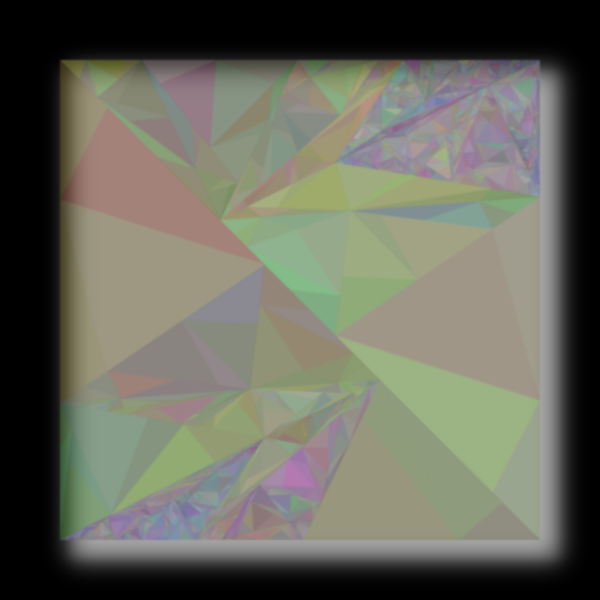
Frame 1 (no input)
Frame 2 (the mouse pressed at the canvas centre, redrawn once): identical to frame 1, image omitted

The p5.js sketch that drew this single still picture (run headless with seeded random() and noise() and a simulated clock; the mouse was pressed at the canvas centre and the sketch redrawn once):

// p5.js sketch
// ── sketch.js
//forked from: https://tylerxhobbs.com/essays/2017/aesthetically-pleasing-triangle-subdivision




var size;
var cavasSize;
var iterations;
var buffer;
var canvasSize;
var buffOffset;
var squareSize;
var maxDepth;
var rG;
var staticRand;

function setup() {
  w = 600;
  var canvas;
    if(windowWidth>=600 && windowHeight >=600){
      canvas = createCanvas(600, 600);
    }
    else{
      canvas = createCanvas(windowWidth, windowHeight - 100);
    }

  var x = (windowWidth - width) / 2;
  var y = (windowHeight - height) / 2;

  canvas.position(x, y);
  background(0);
  noStroke();

 let seed = floor(random(100000000));
  //console.log(seed);
  createP(`Seed: ${seed}`);
  randomSeed(seed);
  angleMode(RADIANS);
  canvasSize = 600;
  buffer = .1;
  buffOffset = canvasSize * buffer;
  squareSize = canvasSize * (1 - buffer);
  background(0);
  //set drawing params
  strokeWeight(.5);
  fill(255);
  rG = [];
  staticRand = [];
  
  depthTable = [];
  
  

  size = 10;
  iterations = 0;
  maxDepth = 12;
  
  for (var l = 0; l < maxDepth * 2; l++){
    staticRand[l] = random();
  }
  
  //precalculate the random values for gaussian displacement and the depths
  for (var l = 0; l < maxDepth*2; l++){
    rG[l] = [randomGaussian(),randomGaussian(),randomGaussian()];
  }
  
  for (var l = 0 ; l < maxDepth+1; l++){
   staticRand[l] = random(0.001,1.000);
  }
  
  push();
  fill(190,190,190,230);
  //for some reason using square size is too big????
  rect(buffOffset + 10,buffOffset+10, 490);
  filter(BLUR,10);
  pop();
  
  var tl = createVector(buffOffset, buffOffset);
  var tr = createVector(squareSize, buffOffset);
  var br = createVector(squareSize, squareSize);
  var bl = createVector(buffOffset, squareSize);

  TriangleRecurse(tl, tr, br, iterations,maxDepth);
  TriangleRecurse(br, bl, tl, iterations,maxDepth);
  
  filter(BLUR,.5);
  noLoop();

}



function TriangleRecurse(p1, p2, p3, i,maxD) {
  
  //
  if (i == 3){//set a new maxdepth after set amount of rounds
    maxD = i+3 + floor(random()*(maxD-i));
  }
  
  
  if (i == maxD) {
    return null;
  }
  var time = frameCount;
  var basicColor = [random(), random(), random()];
  var r = 255 * (basicColor[0] + random() * ( cos ( PI* i*23.234 + time) ) );
  var g = 255 * (basicColor[1] + random() * ( sin ( PI* i*12 + time) ) );
  var b = 255 * (basicColor[2] + random() * ( sin ( PI* i*1.87 + time) ) );
  fill(r,g,b,20);
  beginShape();
  vertex(p1.x, p1.y);
  vertex(p2.x, p2.y);
  vertex(p3.x, p3.y);
  endShape(CLOSE);


  //create array of side lengths
  var lengths = [];

  lengths.push(distance(p1, p2));
  lengths.push(distance(p2, p3));
  lengths.push(distance(p1, p3));

  var longestIndex = 0;
  var longestSide = lengths[0];
  for (var j = 0; j < lengths.length; j++) {
    if (lengths[j] > longestSide) {
      longestIndex = j;
    }
  }

  //Lerped midpoint positions modulated by gaussian
  //var rG = randomGaussian();
  var sd = .5;
  var t1 = (rG[i][0] * sd % .3) + .5;//this uses my precalculated randoms
  var t2 = (rG[i][1] * sd % .3) + .5;
  var t3 = (rG[i][2] * sd % .3) + .5;
  var p4 = Lerp2D(p1, p2, t1);
  var p5 = Lerp2D(p2, p3, t2);
  var p6 = Lerp2D(p1, p3, t3);
  var points = [p4, p5, p6];

  //pick 4,5,6 depending on which is longest.
  //4 is top, 5 is right and 6 is center
  //use the longestIndex to get the value;
  
  //INCREASE DEPTH VALUE
  i++;
  
  
  //Depending on these recursions you get diff patterns
  //try p6,p1,p2 and p6,p2,p3 for a fun pattern
  //two triangles split on p6
  
  //change triangle depending on the option
  if (longestIndex == 2) {
    TriangleRecurse(p2, points[longestIndex], p1, i, maxD);

    TriangleRecurse(p2, points[longestIndex], p3, i, maxD);
  }
  if (longestIndex == 1) {
    TriangleRecurse(p1, p2, points[longestIndex], i, maxD);

    TriangleRecurse(points[longestIndex], p3, p1, i, maxD);
  }
  if (longestIndex == 0) {

    TriangleRecurse(p1, points[longestIndex], p3, i, maxD);

    TriangleRecurse(p3, points[longestIndex], p2, i, maxD);
  }




}

function draw() {

  if (false) {
  
  background(255, 240, 240);
    
  }
}


//function takes two points, I guess it could be vectors
function MiddlePoint(p1, p2) {
  var x = (p1.x + p2.x) * .5;
  var y = (p1.y + p2.y) * .5;
  result = createVector(x, y);
  return result;
} //return the midpoint

function Triangle(p1, p2, p3) {
  beginShape();
  vertex(p1.x, p1.y);
  vertex(p2.x, p2.x);
  vertex(p3.x, p3.y);
  endShape(CLOSE);
}

//takes the two points
function Lerp2D(a, b, t) {
  var x = lerp(a.x, b.x, t);
  var y = lerp(a.y, b.y, t);
  var result = createVector(x, y);

  return result;

}

function distance(a, b) {
  return sqrt(pow(b.x - a.x, 2) + pow(b.y - a.y, 2));

}


//naive triangle draw
//Draw triangles
function DrawNaive() {
  for (var i = 0; i < canvasSize / size; i++) {
    //-1
    var x1 = i * size;
    var x2 = x1 + size * random();
    for (var j = 0; j < canvasSize / size; j++) {


      var y1 = j * size;
      var y2 = y1 + size * random();

      beginShape();
      vertex(x1, y1);
      vertex(x2, y1);
      vertex(x2, y2);
      endShape(CLOSE);

      beginShape();
      vertex(x2, y2);
      vertex(x1, y2);
      vertex(x1, y1);
      endShape(CLOSE);

    }
  }
}
